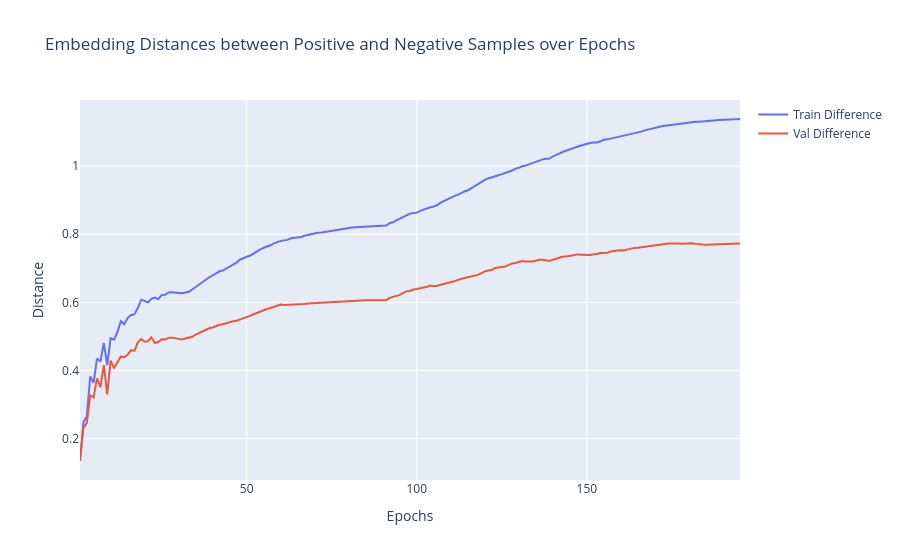

The notebook cell saved with this chart:
### Code cell
fig = go.Figure()
fig.add_trace(go.Scatter(x=epochs, y=train_dists_mean[:, 2], mode="lines", name="Train Difference"))
fig.add_trace(go.Scatter(x=epochs, y=val_dists_mean[:, 2], mode="lines", name="Val Difference"))

fig.update_layout(
    title="Embedding Distances between Positive and Negative Samples over Epochs",
    xaxis_title="Epochs",
    yaxis_title="Distance",
    hovermode="x unified",
)

fig.show()

### Figure 1 — Plotly figure (JSON) as saved in the notebook; plotly's stock layout.template omitted (floating-point values rounded to 4 significant figures; data arrays with more than 128 entries replaced by an {"elided": "..."} marker saying what was removed)
{"data": [{"mode": "lines", "name": "Train Difference", "type": "scatter", "x": {"elided": "195 int values"}, "y": {"elided": "195 float values"}}, {"mode": "lines", "name": "Val Difference", "type": "scatter", "x": {"elided": "195 int values"}, "y": {"elided": "195 float values"}}], "layout": {"hovermode": "x unified", "title": {"text": "Embedding Distances between Positive and Negative Samples over Epochs"}, "xaxis": {"title": {"text": "Epochs"}}, "yaxis": {"title": {"text": "Distance"}}}}
